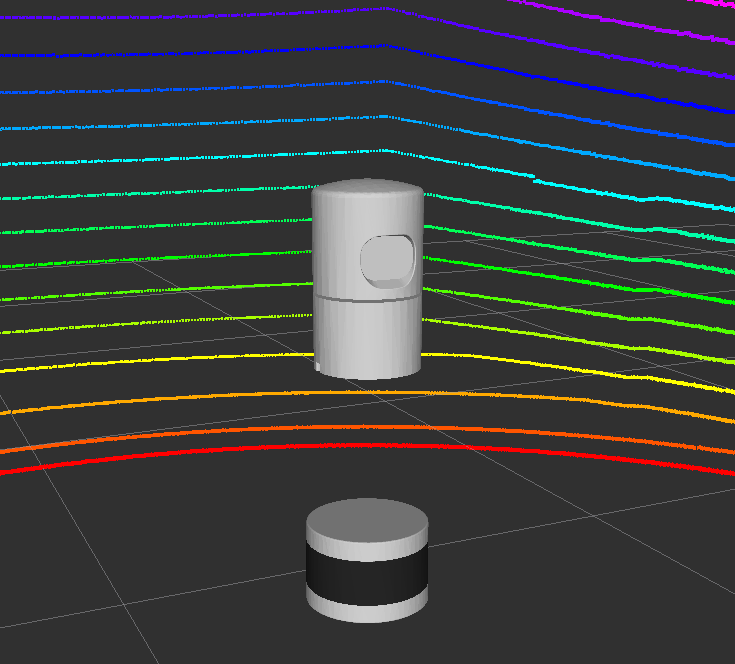
#> input picture velodyne_simulator/img/rviz.png, 735 x 664 px; its folder holds only this picture in this run
$ python -i PPimage.py   (imports and definitions only)
#> lines starting #> are read from the running program, lines starting #| are printed output that depends on the picture; after the words box and inside, x2 and y2 are one past the last pixel; in counts of white or black regions, pixels touching at a corner belong together
import cv2
import numpy as np
from sklearn.cluster import KMeans
from sklearn.metrics import silhouette_score
import matplotlib.pyplot as plt
import os
import glob

# [41 lines left out: function batch_adaptive_clustering, not called in this run]

def improved_adaptive_clustering(image_path, output_path, max_classes=10, min_region_ratio=0.001):
    """
    改进的自适应聚类方法，智能处理小区域和边缘像素
    """
#> called with image_path = '../../velodyne_simulator/img/rviz.png', output_path = 'out.png', max_classes = 10, min_region_ratio = 0.001
    # 读取图像
    img = cv2.imread(image_path)
#> img is the input picture: shape (664, 735, 3); mean B, G, R 59.6, 61.7, 59.6
    if img is None:
        print(f"错误: 无法读取图像 {image_path}")
        return None

    h, w, c = img.shape
#> h = 664; w = 735; c = 3
    img_flat = img.reshape((-1, 3))

    # 自动确定最佳类别数量
    best_k = find_optimal_clusters_silhouette(img_flat, max_classes)
#> in find_optimal_clusters_silhouette, `indices = np.random.choice(len(data), 10000, replace=False)`: indices = 10000 values, max 487993 at index 6655, min 93 at index 6301, mean 243475
#> the loop in find_optimal_clusters_silhouette, `for k in range(2, min(max_k + 1, 8)):` made 6 passes
#> (score, best_score) on passes 1 to 6: (0.875, 0.875), (0.895, 0.895), (0.909, 0.909), (0.924, 0.924), (0.929, 0.929), (0.948, 0.948)
#| K=2, 轮廓系数: 0.8753
#| K=3, 轮廓系数: 0.8948
#| K=4, 轮廓系数: 0.9094
#| K=5, 轮廓系数: 0.9240
#| K=6, 轮廓系数: 0.9293
#| K=7, 轮廓系数: 0.9484
#> after the loop in find_optimal_clusters_silhouette, `for k in range(2, min(max_k + 1, 8)):`: best_k = 7; best_score = 0.948
#> best_k = 7
    print(f"检测到 {best_k} 个类别")
#| 检测到 7 个类别

    # 使用K-means聚类
    kmeans = KMeans(n_clusters=best_k, random_state=42, n_init=10)
    labels = kmeans.fit_predict(img_flat)
    clustered = labels.reshape((h, w))
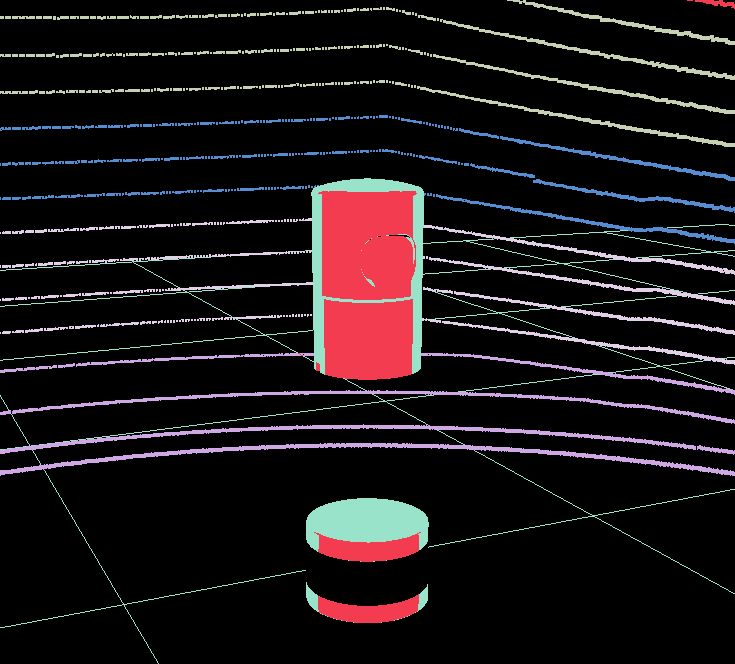
#> clustered: shape (664, 735) int32; 7 distinct labels, from 0 to 6; one colour per label, 0 black

    # 分析每个聚类区域
    region_info = analyze_regions(clustered, best_k, min_region_ratio, h * w)

    # 智能区域合并和保留
    refined_labels = smart_region_refinement(clustered, region_info, kmeans.cluster_centers_)

    # 创建结果图像
    result = np.zeros_like(img)
    for i in range(best_k):
        mask = (refined_labels == i)
        if np.sum(mask) > 0:  # 只处理存在的类别
            result[mask] = kmeans.cluster_centers_[i].astype(int)

    # 保存为PNG格式
    cv2.imwrite(output_path, result)

    # 显示结果对比（可选，批量处理时可以注释掉以加快速度）
    # show_comparison(img, result, "改进的自适应聚类")

    return result

def find_optimal_clusters_silhouette(data, max_k):
    """
    使用轮廓系数确定最佳聚类数量
    """
    if len(data) > 10000:  # 对大数据集进行采样
        indices = np.random.choice(len(data), 10000, replace=False)
        sample_data = data[indices]
    else:
        sample_data = data

    best_score = -1
    best_k = 2

    for k in range(2, min(max_k + 1, 8)):  # 限制最大尝试数量
        if len(sample_data) < k:
            continue

        kmeans = KMeans(n_clusters=k, random_state=42, n_init=5)
        labels = kmeans.fit_predict(sample_data)

        if len(np.unique(labels)) < 2:
            continue

        try:
            score = silhouette_score(sample_data, labels)
            print(f"K={k}, 轮廓系数: {score:.4f}")

            if score > best_score:
                best_score = score
                best_k = k
        except:
            continue

    # 如果轮廓系数都不好，使用肘部法则
    if best_score < 0.3:
        best_k = find_optimal_clusters_elbow(data, max_k)

    return max(2, best_k)  # 至少2个类别

# [22 lines left out: function find_optimal_clusters_elbow, not called in this run]

def analyze_regions(clustered_labels, k, min_ratio, total_pixels):
    """
    分析每个聚类区域的特性
    """
#> called with k = 7, min_ratio = 0.001, total_pixels = 488040
    region_info = {}
    min_region_size = int(total_pixels * min_ratio)

    for i in range(k):
        mask = (clustered_labels == i)
        region_size = np.sum(mask)

        # 计算区域的紧凑度（轮廓面积/边界框面积）
        region_mask = mask.astype(np.uint8) * 255
        contours, _ = cv2.findContours(region_mask, cv2.RETR_EXTERNAL, cv2.CHAIN_APPROX_SIMPLE)

        compactness = 0
        if len(contours) > 0:
            largest_contour = max(contours, key=cv2.contourArea)
            contour_area = cv2.contourArea(largest_contour)
            x, y, w, h = cv2.boundingRect(largest_contour)
            bbox_area = w * h
            compactness = contour_area / bbox_area if bbox_area > 0 else 0

        # 计算边界强度（边缘像素比例）
        edges = cv2.Canny(region_mask, 50, 150)
        edge_ratio = np.sum(edges > 0) / region_size if region_size > 0 else 0

        region_info[i] = {
            'size': region_size,
            'compactness': compactness,
            'edge_ratio': edge_ratio,
            'is_small': region_size < min_region_size,
            'is_noise': region_size < max(50, min_region_size // 2),  # 更小的区域被认为是噪声
            'is_edge_region': edge_ratio > 0.3  # 边界区域
        }
#> this loop made 7 passes
#> (region_size, contour_area, x, y, w, h, bbox_area, compactness) on passes 1 to 7: (422784, 248571.5, 0, 0, 735, 472, 346920, 0.717), (20238, 9625.5, 318, 191, 99, 109, 10791, 0.892), (10356, 2427, 0, 443, 735, 33, 24255, 0.1), (7358, 834, 417, 86, 318, 61, 19398, 0.043), (7125, 775, 424, 225, 311, 50, 15550, 0.0498), (14253, 14319.5, 0, 178, 687, 197, 135339, 0.106), (5926, 782.5, 436, 194, 299, 50, 14950, 0.0523)
#> pass 1, in analyze_regions, `mask = (clustered_labels == i)`:
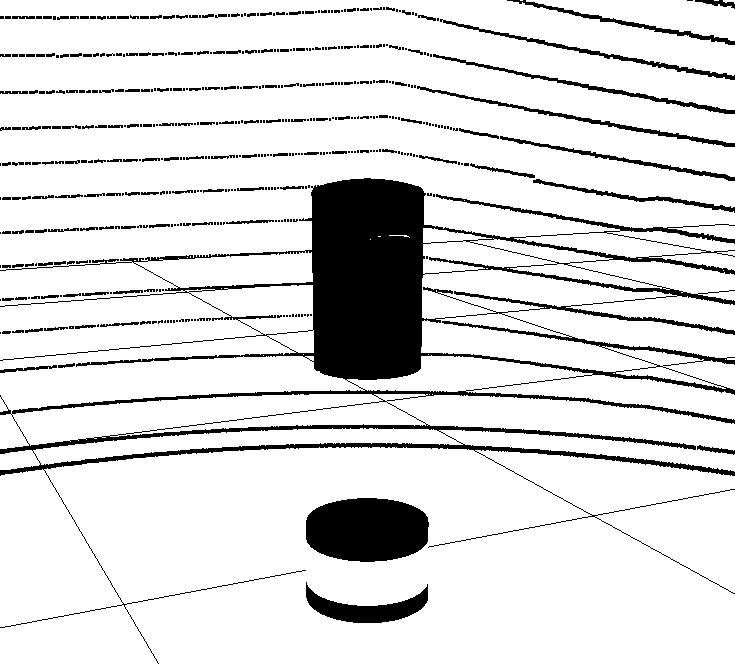
#> mask: shape (664, 735) bool; 86.6% white; 449 black regions (269 under 20 px), largest, box (x1, y1, x2, y2) and area: (0, 178, 735, 664) 42073, (306, 498, 429, 562) 6538, (306, 582, 428, 623) 2082
#> pass 1, in analyze_regions, `edges = cv2.Canny(region_mask, 50, 150)`:
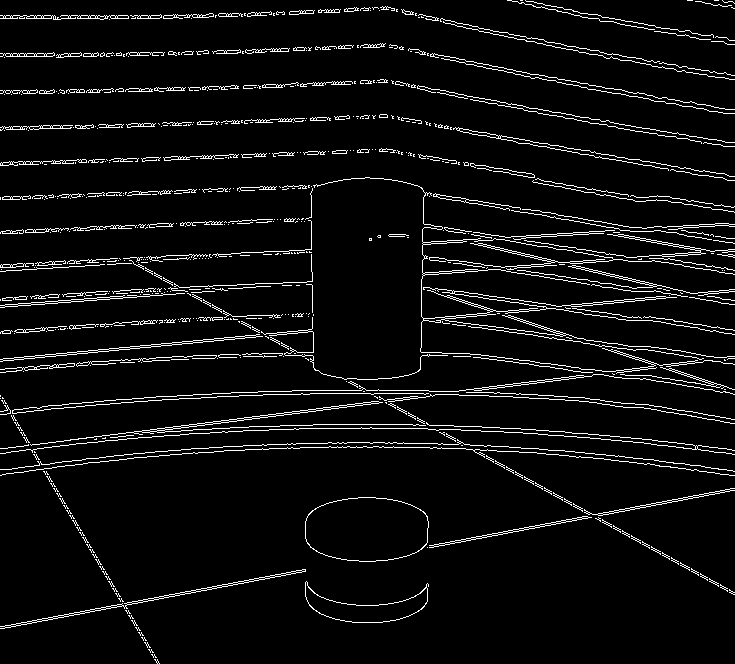
#> edges: shape (664, 735); 5.6% white in thin lines or dots
#> after the loop:
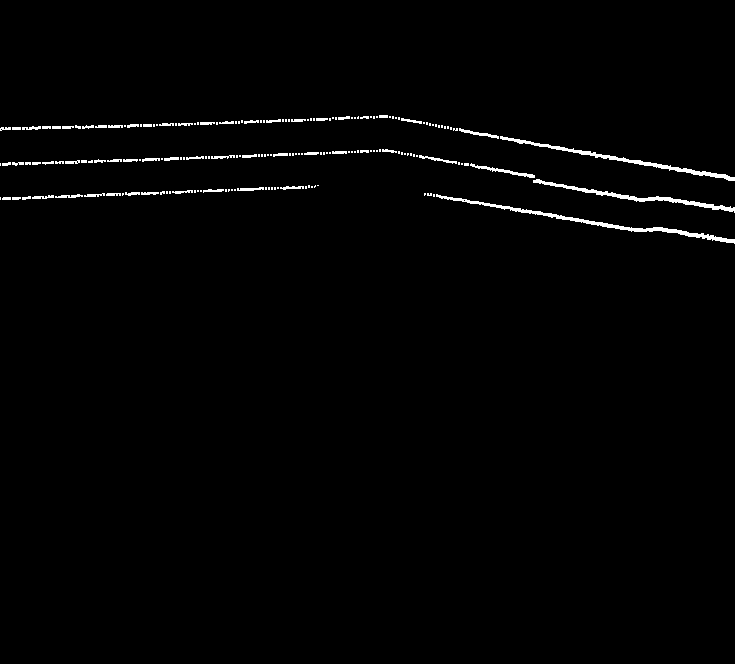
#> region_mask: shape (664, 735); 1.2% white; 174 white regions (113 under 20 px), largest, box (x1, y1, x2, y2) and area: (436, 194, 735, 244) 1088, (500, 136, 735, 181) 879, (533, 179, 735, 213) 782
#> after the loop, region_info = 7 items

    return region_info

def smart_region_refinement(clustered_labels, region_info, cluster_centers):
    """
    智能区域合并和保留策略
    """
    refined = clustered_labels.copy()
    k = len(cluster_centers)

    # 第一步：合并非常小的噪声区域到最近的邻居
    for i in range(k):
        if region_info[i]['is_noise']:
            # 找到最近的邻居
            nearest_label = find_nearest_cluster(i, cluster_centers, excluded=[i])
            if nearest_label is not None:
                refined[refined == i] = nearest_label
                print(f"合并噪声区域 {i} 到 {nearest_label}")

    # 第二步：处理小但紧凑的区域（可能是重要的小对象）
    for i in range(k):
        if (region_info[i]['is_small'] and
            region_info[i]['compactness'] > 0.7 and  # 紧凑的形状
            not region_info[i]['is_edge_region']):   # 不是边界区域
            # 保留这个小区域
            print(f"保留紧凑小区域 {i} (大小: {region_info[i]['size']}, 紧凑度: {region_info[i]['compactness']:.2f})")

    # 第三步：合并边界模糊区域
    for i in range(k):
        if (region_info[i]['is_edge_region'] and
            region_info[i]['compactness'] < 0.3):  # 不紧凑的边界区域
            nearest_label = find_nearest_cluster(i, cluster_centers, excluded=[i])
            if nearest_label is not None:
                refined[refined == i] = nearest_label
                print(f"合并边界模糊区域 {i} 到 {nearest_label}")
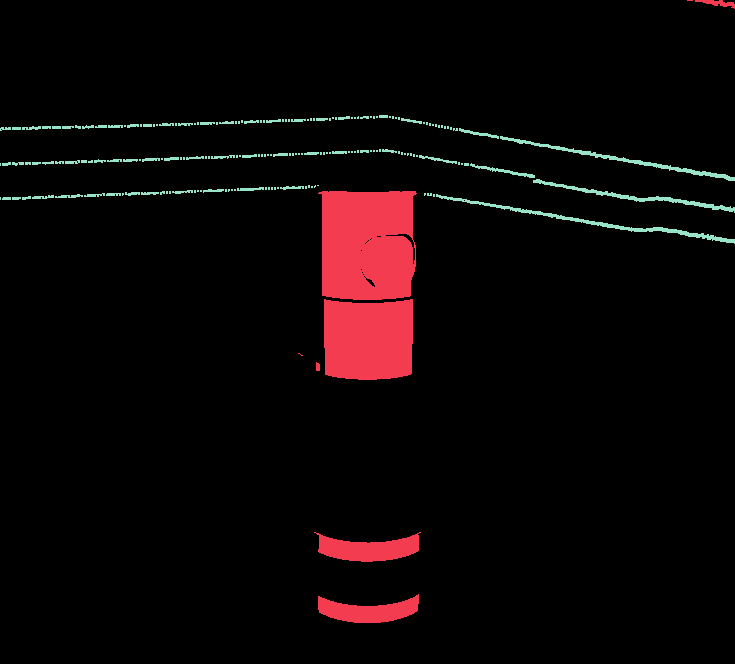
#> refined: shape (664, 735) int32; 3 distinct labels, from 0 to 5; one colour per label, 0 black

    return refined

def find_nearest_cluster(target_label, cluster_centers, excluded=[]):
    """
    找到颜色最接近的聚类（排除指定标签）
    """
    min_distance = float('inf')
    nearest_label = None
    target_center = cluster_centers[target_label]

    for i, center in enumerate(cluster_centers):
        if i == target_label or i in excluded:
            continue

        # 计算颜色距离（欧氏距离）
        distance = np.linalg.norm(target_center - center)
        if distance < min_distance:
            min_distance = distance
            nearest_label = i

    return nearest_label

# [18 lines left out: function show_comparison, not called in this run]

# 使用示例
# [12 lines not run here, left out]

>>> result = improved_adaptive_clustering('../../velodyne_simulator/img/rviz.png', 'out.png')
#> the loop in improved_adaptive_clustering, `for i in range(best_k):` made 7 passes
#> pass 1, in improved_adaptive_clustering, `mask = (refined_labels == i)`:
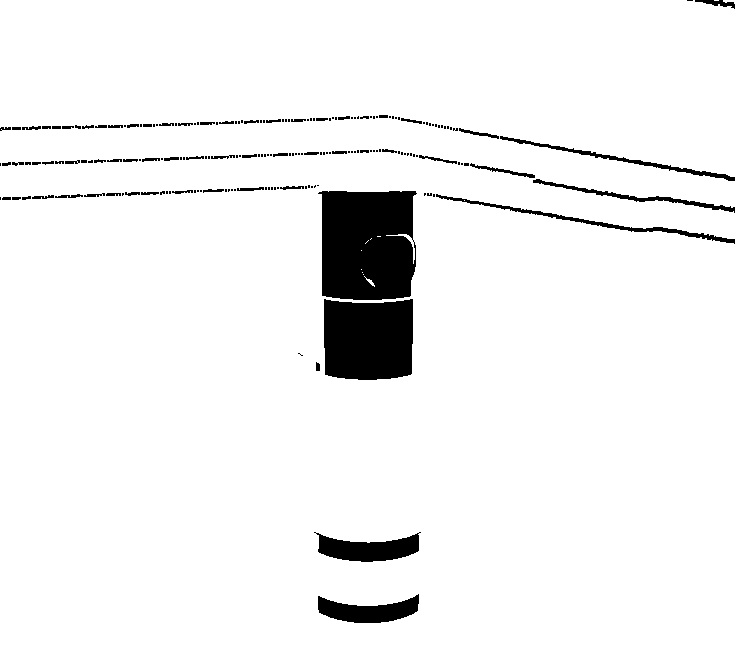
#> mask: shape (664, 735) bool; 94.6% white; 182 black regions (115 under 20 px), largest, box (x1, y1, x2, y2) and area: (318, 191, 417, 300) 9679, (324, 299, 413, 380) 6736, (314, 532, 421, 562) 1916
#> after the loop in improved_adaptive_clustering, `for i in range(best_k):`:
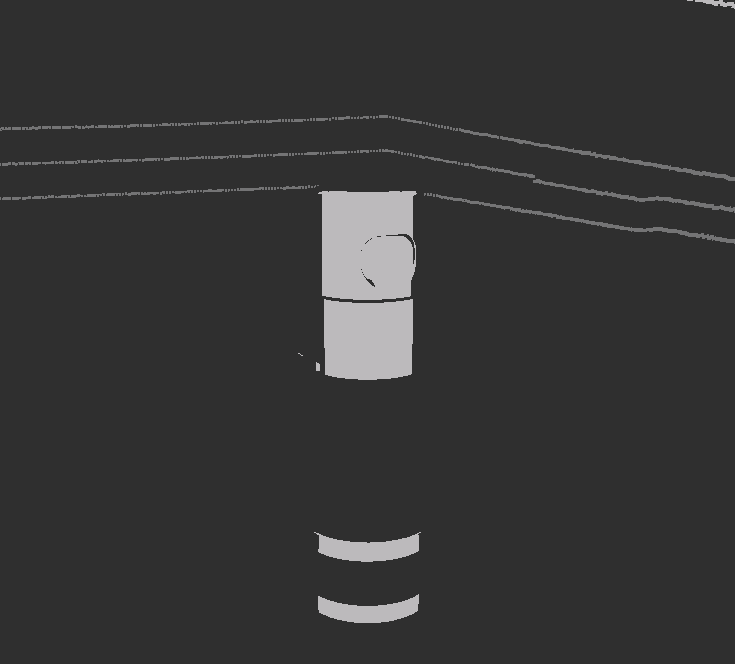
#> result: shape (664, 735, 3); mean of channels 0, 1, 2 53.7, 53.6, 53.7; drawn as B, G, R
